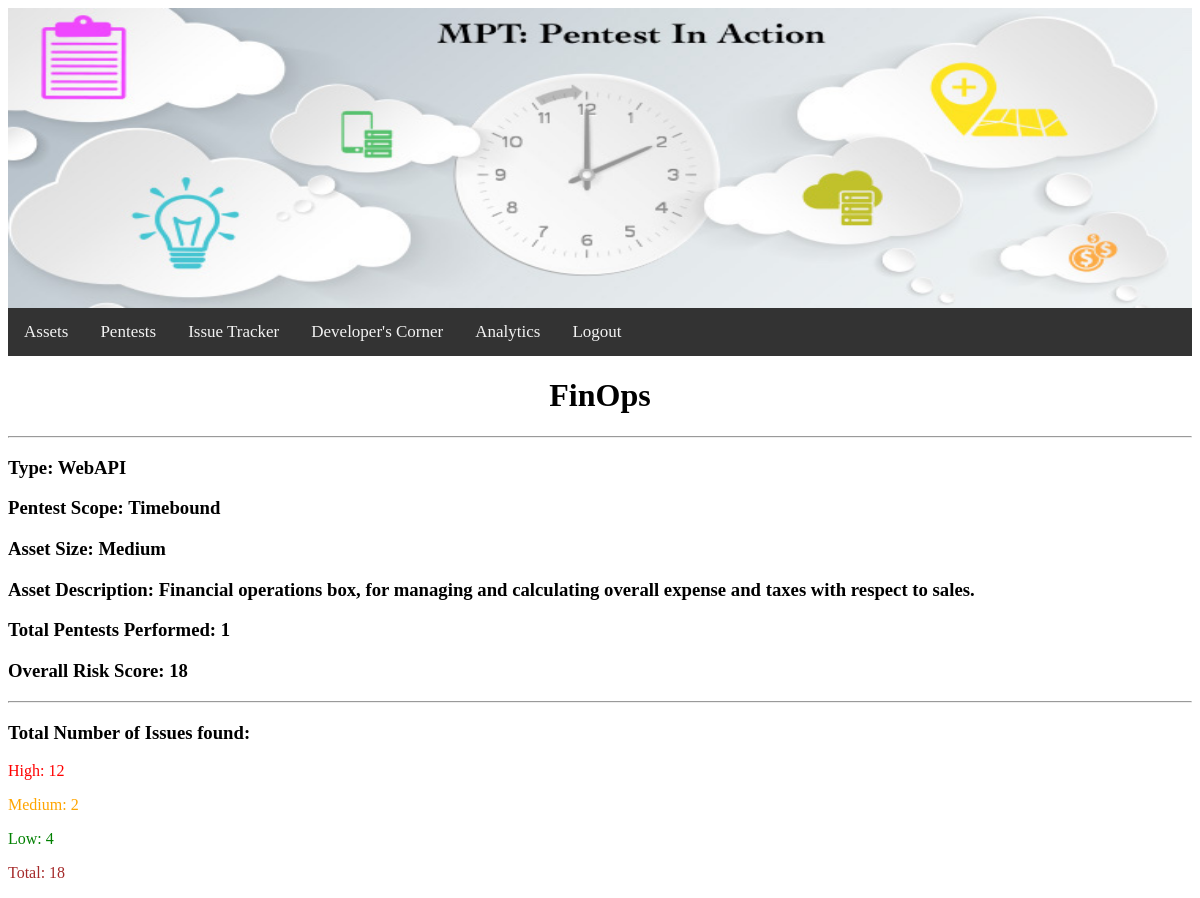
The page /assetinfo.php?title=FinOps (signed in) on the database its author committed.
### tables this page shows
CREATE TABLE `asset` (
  `id` int(10) UNSIGNED NOT NULL,
  `title` text NOT NULL,
  `type` text NOT NULL,
  `scope` text NOT NULL,
  `totalpentest` int(11) DEFAULT NULL,
  `score` int(11) DEFAULT NULL,
  `size` text NOT NULL,
  `description` text NOT NULL
);

CREATE TABLE `issue` (
  `id` int(11) NOT NULL,
  `assetname` text NOT NULL,
  `high` int(11) NOT NULL,
  `medium` int(11) NOT NULL,
  `low` int(11) NOT NULL,
  `total` int(11) NOT NULL
);

### assetinfo.php (the view, shortened to what this page needs)
<?php
   include('config.php');
?>
<html>
   <head>
	<img src="header.jpg" style="width:100%;height:300px;">
   </head>
</head>
   <body>
	  <div class="navbar">
  <a href="assets.php">Assets</a>
	<a href="pentest.php">Pentests</a>
   <a href="tracker.php">Issue Tracker</a>
  <a href="devloper.php">Developer's Corner</a>
   <a href="analytics.php">Analytics</a>
   <a href="logout.php">Logout</a>
	</div>
<?php
$title= mysqli_real_escape_string($db,$_REQUEST['title']);
echo "<center><h1>$title</h1></center><hr>";
$query = "select * from asset where title='$title'";
$result = mysqli_query($db,$query);
$row = mysqli_fetch_row($result);
$type = $row['2'];
$scope = $row['3'];
$size= $row['6'];
$desc= $row['7'];
echo "<h3>Type: $type</h3>";
echo "<h3>Pentest Scope: $scope</h3>";
echo "<h3>Asset Size: $size</h3>";
echo "<h3>Asset Description: $desc</h3>";
$query1 = "SELECT COUNT(*) as totalpentest FROM pentest WHERE assetname = '$title';";
    $result1 = mysqli_query($db,$query1) or die($db->error);
    $data1 = mysqli_fetch_assoc($result1);
$totalpentest = $data1['totalpentest'];
echo "<h3>Total Pentests Performed: $totalpentest</h3>";
$query2 = "SELECT total FROM `issue` WHERE assetname='$title';";
     $result2 = mysqli_query($db,$query2) or die($db->error);
    $data2 = $result2->fetch_assoc();
    $score = $data2['total'];
echo "<h3>Overall Risk Score: $score</h3><hr>";
echo "<h3>Total Number of Issues found:</h3>";
$query = "select high,medium,low,total from issue where assetname = '$title' limit 1;";
$result = mysqli_query($db,$query);
$row = mysqli_fetch_row($result);
echo "<p style='color:red'>High: $row[0]</p>";
echo "<p style='color:orange'>Medium: $row[1]</p>";
echo "<p style='color:green'>Low: $row[2]</p>";
echo "<p style='color:brown'>Total: $row[3]</p>";
?>
</body>
</html>

### assetinfo.php (style rules this page uses)
.navbar a { float: left; display: block; color: #f2f2f2; text-align: center; padding: 14px 16px; text-decoration: none; font-size: 17px; }
.navbar { overflow: hidden; background-color: #333; top: 0; width: 100%; }

### rows shown on the page
asset: type "WebAPI", scope "Timebound", size "Medium", description "Financial operations box, for managing and calculating overall expense and taxes with respect to sales."
issue: total "18", high "12", medium "2", low "4"

### other values the page prints
$title "FinOps"
$totalpentest "1"
